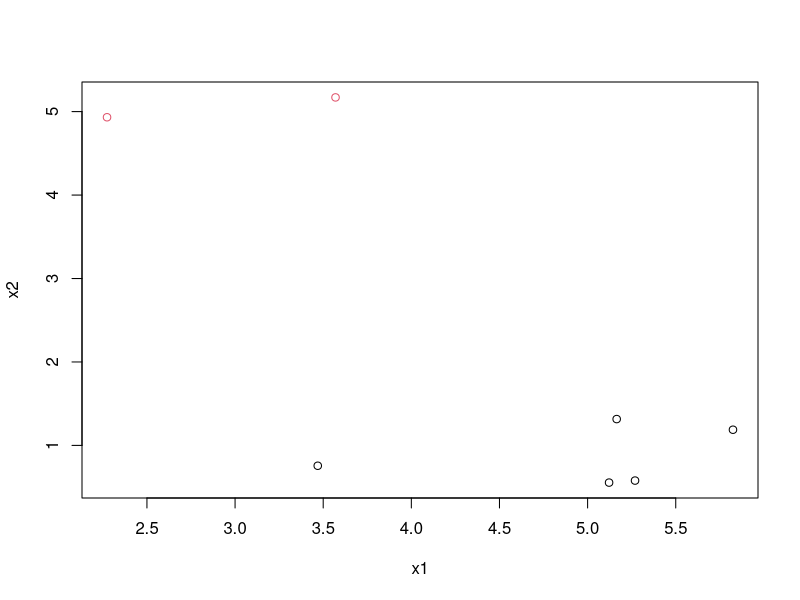

Source code (R): (Note: this script raises an error after producing the figure.)
#a quick classification example
# a quick classification example
x1 <- c(rnorm(5,mean=1),rnorm(5,mean=5))
x2 <- c(rnorm(5,mean=5),rnorm(5,mean=1))
x  <- cbind(x1,x2)
y <- c(rep(1,5),rep(0,5))
train <- sample(1:10,7)
# plot the training cases
plot(x1[train],x2[train],col=y[train]+1,xlab="x1",ylab="x2")
# predict the other cases
test <- (1:10)[-train]
kdist <- knn.dist(x)
preds <- knn.predict(train,test,y,kdist,k=3,agg.meth="majority")
# add the predictions to the plot
points(x1[test],x2[test],col=as.integer(preds)+1,pch="+")
# display the confusion matrix
table(y[test],preds)